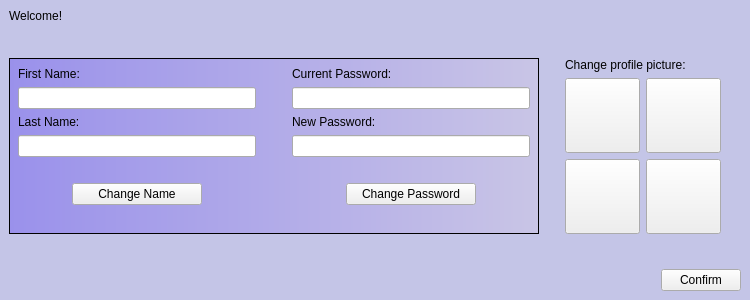
<?xml version="1.0" encoding="UTF-8"?>
<ui version="4.0">
 <class>profileScreen</class>
 <widget class="QMainWindow" name="profileScreen">
  <property name="geometry">
   <rect>
    <x>0</x>
    <y>0</y>
    <width>750</width>
    <height>300</height>
   </rect>
  </property>
  <property name="windowTitle">
   <string>MainWindow</string>
  </property>
  <widget class="QWidget" name="profilePanel">
   <property name="styleSheet">
    <string notr="true">#profilePanel {background-color: rgb(196, 197, 231)}</string>
   </property>
   <layout class="QVBoxLayout" name="verticalLayout_2">
    <item>
     <widget class="QLabel" name="labelUsername">
      <property name="text">
       <string>Welcome!</string>
      </property>
     </widget>
    </item>
    <item>
     <spacer name="verticalSpacer_2">
      <property name="orientation">
       <enum>Qt::Vertical</enum>
      </property>
      <property name="sizeHint" stdset="0">
       <size>
        <width>20</width>
        <height>40</height>
       </size>
      </property>
     </spacer>
    </item>
    <item>
     <layout class="QHBoxLayout" name="horizontalLayout_5">
      <property name="topMargin">
       <number>0</number>
      </property>
      <property name="rightMargin">
       <number>0</number>
      </property>
      <item>
       <widget class="QWidget" name="editPanel" native="true">
        <property name="styleSheet">
         <string notr="true">#editPanel {border: 1px solid; background-color: qlineargradient(spread:pad, x1:0, y1:0, x2:1, y2:0, stop:0 rgb(154, 145, 235), stop:1 rgb(201, 197, 230));}</string>
        </property>
        <layout class="QHBoxLayout" name="horizontalLayout_2">
         <property name="leftMargin">
          <number>9</number>
         </property>
         <property name="topMargin">
          <number>9</number>
         </property>
         <property name="rightMargin">
          <number>9</number>
         </property>
         <property name="bottomMargin">
          <number>9</number>
         </property>
         <item>
          <layout class="QVBoxLayout" name="verticalLayout_3">
           <item>
            <widget class="QLabel" name="label_2">
             <property name="text">
              <string>First Name:</string>
             </property>
            </widget>
           </item>
           <item>
            <widget class="QLineEdit" name="lineEditFirstName">
             <property name="maxLength">
              <number>15</number>
             </property>
            </widget>
           </item>
           <item>
            <widget class="QLabel" name="label_3">
             <property name="text">
              <string>Last Name:</string>
             </property>
            </widget>
           </item>
           <item>
            <widget class="QLineEdit" name="lineEditLastName">
             <property name="maxLength">
              <number>15</number>
             </property>
            </widget>
           </item>
           <item>
            <spacer name="verticalSpacer_3">
             <property name="orientation">
              <enum>Qt::Vertical</enum>
             </property>
             <property name="sizeHint" stdset="0">
              <size>
               <width>20</width>
               <height>25</height>
              </size>
             </property>
            </spacer>
           </item>
           <item>
            <layout class="QHBoxLayout" name="horizontalLayout_3">
             <property name="topMargin">
              <number>0</number>
             </property>
             <item>
              <widget class="QPushButton" name="buttonChangeName">
               <property name="maximumSize">
                <size>
                 <width>130</width>
                 <height>16777215</height>
                </size>
               </property>
               <property name="text">
                <string>Change Name</string>
               </property>
              </widget>
             </item>
            </layout>
           </item>
           <item>
            <spacer name="verticalSpacer_5">
             <property name="orientation">
              <enum>Qt::Vertical</enum>
             </property>
             <property name="sizeHint" stdset="0">
              <size>
               <width>20</width>
               <height>25</height>
              </size>
             </property>
            </spacer>
           </item>
          </layout>
         </item>
         <item>
          <spacer name="horizontalSpacer_2">
           <property name="orientation">
            <enum>Qt::Horizontal</enum>
           </property>
           <property name="sizeType">
            <enum>QSizePolicy::Fixed</enum>
           </property>
           <property name="sizeHint" stdset="0">
            <size>
             <width>30</width>
             <height>20</height>
            </size>
           </property>
          </spacer>
         </item>
         <item>
          <layout class="QVBoxLayout" name="verticalLayout">
           <property name="topMargin">
            <number>0</number>
           </property>
           <property name="rightMargin">
            <number>0</number>
           </property>
           <item>
            <widget class="QLabel" name="label_4">
             <property name="text">
              <string>Current Password:</string>
             </property>
            </widget>
           </item>
           <item>
            <widget class="QLineEdit" name="lineEditCurrentPassword">
             <property name="maxLength">
              <number>15</number>
             </property>
             <property name="echoMode">
              <enum>QLineEdit::Password</enum>
             </property>
            </widget>
           </item>
           <item>
            <widget class="QLabel" name="label_5">
             <property name="text">
              <string>New Password:</string>
             </property>
            </widget>
           </item>
           <item>
            <widget class="QLineEdit" name="lineEditNewPassword">
             <property name="maxLength">
              <number>15</number>
             </property>
             <property name="echoMode">
              <enum>QLineEdit::Password</enum>
             </property>
            </widget>
           </item>
           <item>
            <spacer name="verticalSpacer_4">
             <property name="orientation">
              <enum>Qt::Vertical</enum>
             </property>
             <property name="sizeHint" stdset="0">
              <size>
               <width>20</width>
               <height>25</height>
              </size>
             </property>
            </spacer>
           </item>
           <item>
            <layout class="QHBoxLayout" name="horizontalLayout_4">
             <property name="topMargin">
              <number>0</number>
             </property>
             <item>
              <widget class="QPushButton" name="buttonChangePassword">
               <property name="maximumSize">
                <size>
                 <width>130</width>
                 <height>16777215</height>
                </size>
               </property>
               <property name="text">
                <string>Change Password</string>
               </property>
              </widget>
             </item>
            </layout>
           </item>
           <item>
            <spacer name="verticalSpacer_6">
             <property name="orientation">
              <enum>Qt::Vertical</enum>
             </property>
             <property name="sizeHint" stdset="0">
              <size>
               <width>20</width>
               <height>25</height>
              </size>
             </property>
            </spacer>
           </item>
          </layout>
         </item>
        </layout>
       </widget>
      </item>
      <item>
       <spacer name="horizontalSpacer_5">
        <property name="orientation">
         <enum>Qt::Horizontal</enum>
        </property>
        <property name="sizeType">
         <enum>QSizePolicy::Fixed</enum>
        </property>
        <property name="sizeHint" stdset="0">
         <size>
          <width>20</width>
          <height>20</height>
         </size>
        </property>
       </spacer>
      </item>
      <item>
       <layout class="QVBoxLayout" name="verticalLayout_4">
        <property name="rightMargin">
         <number>0</number>
        </property>
        <item>
         <widget class="QLabel" name="label">
          <property name="text">
           <string>Change profile picture:</string>
          </property>
         </widget>
        </item>
        <item>
         <layout class="QHBoxLayout" name="horizontalLayout_6">
          <property name="rightMargin">
           <number>0</number>
          </property>
          <item>
           <widget class="QPushButton" name="buttonPicture1">
            <property name="sizePolicy">
             <sizepolicy hsizetype="Fixed" vsizetype="Fixed">
              <horstretch>0</horstretch>
              <verstretch>0</verstretch>
             </sizepolicy>
            </property>
            <property name="minimumSize">
             <size>
              <width>75</width>
              <height>75</height>
             </size>
            </property>
            <property name="styleSheet">
             <string notr="true"/>
            </property>
            <property name="text">
             <string/>
            </property>
            <property name="iconSize">
             <size>
              <width>16</width>
              <height>16</height>
             </size>
            </property>
            <property name="flat">
             <bool>false</bool>
            </property>
           </widget>
          </item>
          <item>
           <widget class="QPushButton" name="buttonPicture2">
            <property name="sizePolicy">
             <sizepolicy hsizetype="Fixed" vsizetype="Fixed">
              <horstretch>0</horstretch>
              <verstretch>0</verstretch>
             </sizepolicy>
            </property>
            <property name="minimumSize">
             <size>
              <width>75</width>
              <height>75</height>
             </size>
            </property>
            <property name="text">
             <string/>
            </property>
           </widget>
          </item>
         </layout>
        </item>
        <item>
         <layout class="QHBoxLayout" name="horizontalLayout_7">
          <item>
           <widget class="QPushButton" name="buttonPicture3">
            <property name="sizePolicy">
             <sizepolicy hsizetype="Fixed" vsizetype="Fixed">
              <horstretch>0</horstretch>
              <verstretch>0</verstretch>
             </sizepolicy>
            </property>
            <property name="minimumSize">
             <size>
              <width>75</width>
              <height>75</height>
             </size>
            </property>
            <property name="text">
             <string/>
            </property>
           </widget>
          </item>
          <item>
           <widget class="QPushButton" name="buttonPicture4">
            <property name="sizePolicy">
             <sizepolicy hsizetype="Fixed" vsizetype="Fixed">
              <horstretch>0</horstretch>
              <verstretch>0</verstretch>
             </sizepolicy>
            </property>
            <property name="minimumSize">
             <size>
              <width>75</width>
              <height>75</height>
             </size>
            </property>
            <property name="text">
             <string/>
            </property>
           </widget>
          </item>
         </layout>
        </item>
       </layout>
      </item>
      <item>
       <spacer name="horizontalSpacer_6">
        <property name="orientation">
         <enum>Qt::Horizontal</enum>
        </property>
        <property name="sizeType">
         <enum>QSizePolicy::Fixed</enum>
        </property>
        <property name="sizeHint" stdset="0">
         <size>
          <width>20</width>
          <height>20</height>
         </size>
        </property>
       </spacer>
      </item>
     </layout>
    </item>
    <item>
     <spacer name="verticalSpacer">
      <property name="orientation">
       <enum>Qt::Vertical</enum>
      </property>
      <property name="sizeHint" stdset="0">
       <size>
        <width>20</width>
        <height>40</height>
       </size>
      </property>
     </spacer>
    </item>
    <item>
     <layout class="QHBoxLayout" name="horizontalLayout">
      <item>
       <spacer name="horizontalSpacer">
        <property name="orientation">
         <enum>Qt::Horizontal</enum>
        </property>
        <property name="sizeHint" stdset="0">
         <size>
          <width>40</width>
          <height>20</height>
         </size>
        </property>
       </spacer>
      </item>
      <item>
       <widget class="QPushButton" name="buttonConfirm">
        <property name="text">
         <string>Confirm</string>
        </property>
       </widget>
      </item>
     </layout>
    </item>
   </layout>
  </widget>
 </widget>
 <resources/>
 <connections/>
</ui>
